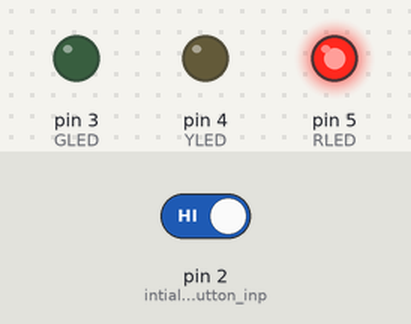
Bench run of a sketch on a simulated Arduino Uno, built with avr-gcc and run on an emulated ATmega328P. On the bench: output pins drawn as LEDs (lit = HIGH). Inputs (shaded band) come from the test bench; at power-on: pin 2 (intialize_push_button_inp) HIGH.

Above: at 16.5 s.
16.6 s: pin 2 (intialize_push_button_inp) driven LOW
At 21.5 s:
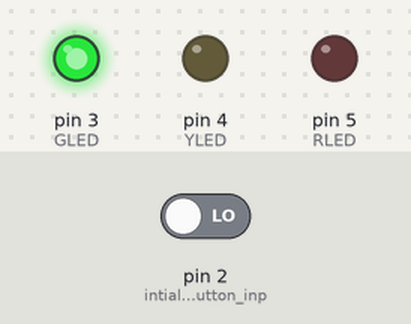
31.9 s: pin 2 (intialize_push_button_inp) driven HIGH
At 33.4 s:
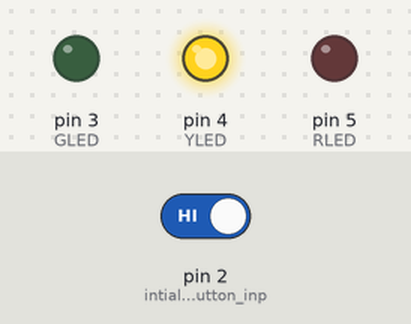
At 53.8 s:
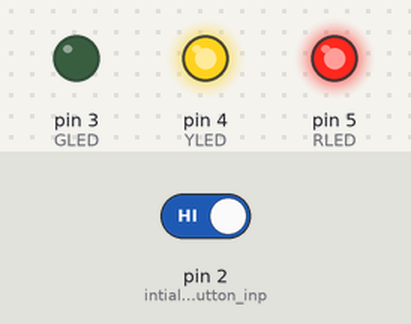
Timing chart, 0 to 59.2 s (numbered marks = the images above; inputs shaded):
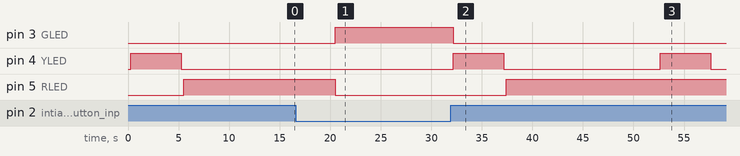

The sketch:

TrafficLightController_PJ01.ino
```cpp
/*
To implement the automated traffic light controller in single circuit.
*/

#define GLED 3       // Green LED
#define YLED 4       // Yellow LED
#define RLED 5       // Red LED

#define PAUSE 250    // intermediate delay quarter second

#define YDUR 5000    // Yellow LED ON duration
#define RDUR 15000    // Red LED ON duration

// initialize push button
int switchState =0;

/*
Setup function runs only one time
*/
void setup(){

  pinMode(2, INPUT);  // intialize push button input

  // intialize output led ports
  pinMode(GLED, OUTPUT);
  pinMode(YLED, OUTPUT);
  pinMode(RLED, OUTPUT);

}

/*
Indefinite loop routine
*/
void loop() {

  switchState=digitalRead(2); // reads signal from push button

  if(switchState == LOW){

    digitalWrite(GLED, HIGH); // Green glows
    digitalWrite(YLED,LOW);
    digitalWrite(RLED,LOW);

}
else{  // button is pressed

  delay(PAUSE);
  digitalWrite(GLED,LOW);
  digitalWrite(YLED, HIGH);  // yellow glows for 5 seconds
  delay(YDUR);
  digitalWrite(YLED, LOW);
  delay(PAUSE);
  digitalWrite(RLED,HIGH); // Red glows for 15 seconds
  delay(RDUR);
}

}
```

Measured:
- after the input at 16.6 s, pin 3 (GLED): LOW → HIGH after 3.9 s; pin 4 (YLED): stays LOW (without the input it goes to HIGH after 4.2 s); pin 5 (RLED): HIGH → LOW after 3.9 s
- after the input at 31.9 s, pin 3 (GLED): HIGH → LOW after 0.25 s; pin 4 (YLED): alternates HIGH for 5.0 s and LOW for 15.5 s, starting after 0.25 s; pin 5 (RLED): LOW → HIGH after 5.5 s
